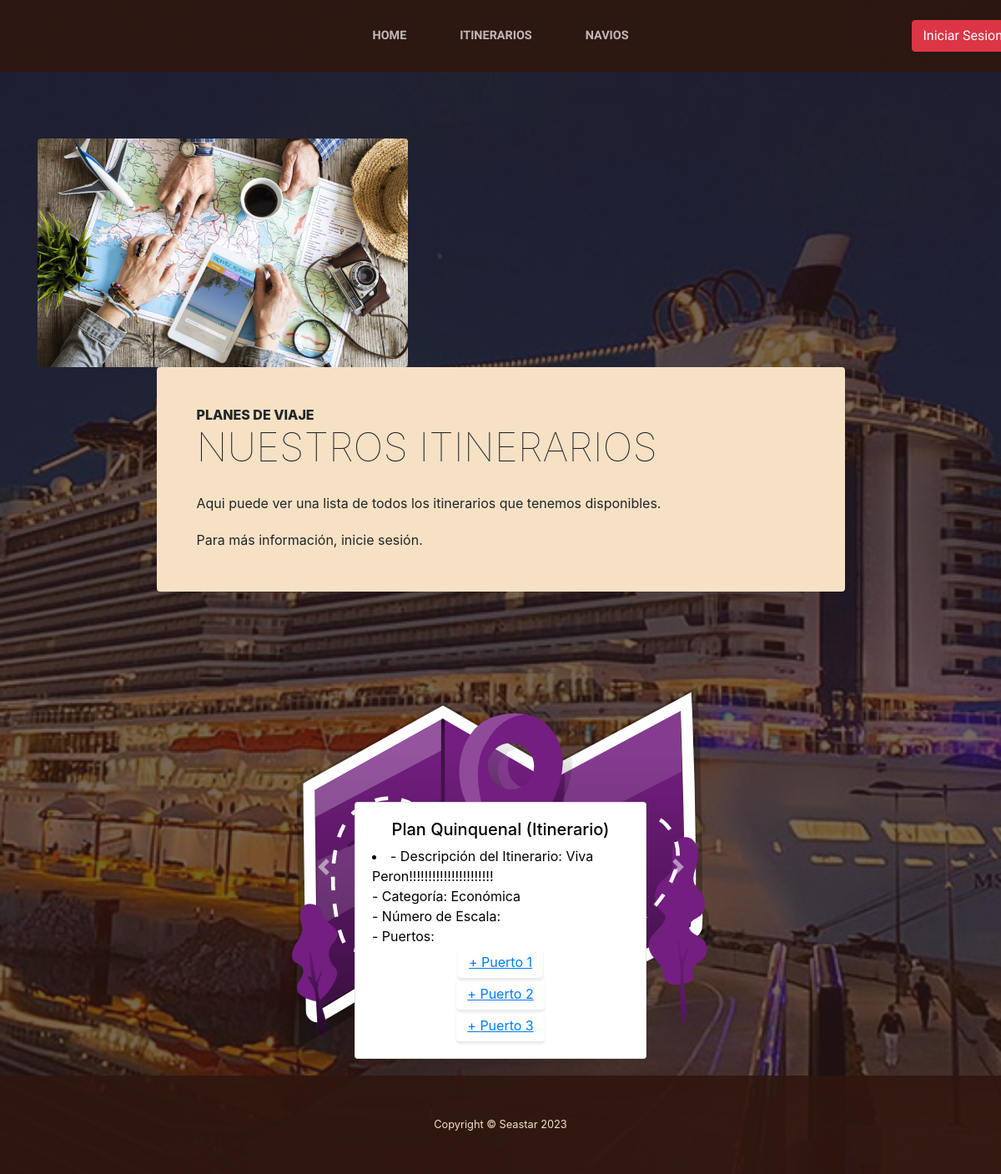
The page /itinerarios.html on the database its author committed.
### seastar/models.py (models this page shows, shortened)
class Itinerario(models.Model):
    nombreItinerario = models.CharField("Nombre del Itinerario", max_length=255)
    descripcionItinerario = models.TextField("Descripción del Itinerario")
    listaPuertos = models.ManyToManyField(Puerto)
    categoriaItinerario = models.ForeignKey(CategoriaItinerario, on_delete=models.CASCADE)

class CategoriaItinerario(models.Model):
    nombreCategoria = models.CharField("Nombre de la Categoría", max_length=255)
    descripcionCategoria = models.TextField("Descripción de la Categoría")
    def __str__(self) -> str:
        return self.nombreCategoria

class Puerto(models.Model):
    nombrePuerto = models.CharField("Nombre del Puerto", max_length=255)
    descripcionPuerto = models.TextField("Descripción del Puerto")

### seastar/views.py (the view)
# urls.py: path("itinerarios.html", views.itinerarios, name="itinerarios"),
def itinerarios(request):
    logged_user = getLoggedUser(request)
    itinerarios = Itinerario.objects.all()
    puertos = Puerto.objects.all()
    return render(request, "./itinerarios.html", { "itinerarios" : itinerarios ,  "puertos" : puertos , "logged_user": logged_user})

### seastar/views.py (called while the page is built)
def getLoggedUser(request: HttpRequest):
    return request.session.get("user", "Iniciar Sesion")

### seastar/templates/itinerarios.html (shortened to what this page needs)
{% extends "index.html" %}
    {% load static %}
    {% block content %}
        <section class="page-section about-heading">
            <div class="container">
                <img class="img-fluid rounded about-heading-img mb-3 mb-lg-0" src="{% static 'img/itin.jpg'%}" alt="..." />
                <div class="about-heading-content">
                    <div class="row">
                        <div class="col-xl-9 col-lg-10 mx-auto">
                            <div class="bg-faded rounded p-5">
                                <h2 class="section-heading mb-4">
                                    <span class="section-heading-upper">Planes de viaje</span>
                                    <span class="section-heading-lower">Nuestros itinerarios</span>
                                </h2>
                                <p>Aqui puede ver una lista de todos los itinerarios que tenemos disponibles.</p>
                                {% if logged_user != "Iniciar Sesion" and logged_user  %}
                                    <p class="mb-0">Puede hacer su reserva en cualquier momento prescionando el boton "Reserva".</p>
                                {% else %}
                                    <p class="mb-0">Para más información, inicie sesión.</p>
                                {% endif %}
                            </div>
                        </div>
                    </div>
                </div>
            </div>
        </section>
        <section>
            <div id="carouselExample" class="carousel slide" style="margin-top:15px;width:500px;height:500px;margin:auto;">
                <div class="carousel-inner">
                    {% for itinerario in itinerarios %}
                        {% if forloop.first %}
                            <div class="carousel-item active">
                        {% else %}
                            <div class="carousel-item">
                        {% endif %}
                                <div class="carousel-caption d-none d-md-block card" style="color:black">
                                    <h5>{{ itinerario.nombreItinerario }}</h5>
                                    <li class="text-start" style="margin-left:20px">- Descripción del Itinerario: {{ itinerario.descripcionItinerario }} <br/>
                                        - Categoría: {{ itinerario.categoriaItinerario }} <br/>
                                        - Número de Escala: {{ itinerario.numeroEscala }} <br/>
                                        - Puertos: <br/> </li>
                                            {% for puerto in itinerario.listaPuertos.all%}
                                                <button class="btn btn-link" onclick=hideShow('{{ puerto.id }}')>
                                                    + {{puerto.nombrePuerto}}
                                                </button><br/>
                                            {% endfor %}
                                </div>
                            </div>
                    {% endfor %}
                </div>
                <button class="carousel-control-prev" type="button" data-bs-target="#carouselExample" data-bs-slide="prev">
                    <span class="carousel-control-prev-icon" aria-hidden="true"></span>
                </button>
                <button class="carousel-control-next" type="button" data-bs-target="#carouselExample" data-bs-slide="next">
                    <span class="carousel-control-next-icon" aria-hidden="true"></span>
                </button>
            </div>
        </section>
    {% endblock %}

### rows shown on the page
Itinerario: nombreItinerario "Plan Quinquenal (Itinerario)", descripcionItinerario "Viva Peron!!!!!!!!!!!!!!!!!!!!!!", categoriaItinerario "Económica"
Puerto: nombrePuerto "Puerto 1"
Puerto: nombrePuerto "Puerto 2"
Puerto: nombrePuerto "Puerto 3"

### other values the page prints
{{ logged_user }} "Iniciar…"
